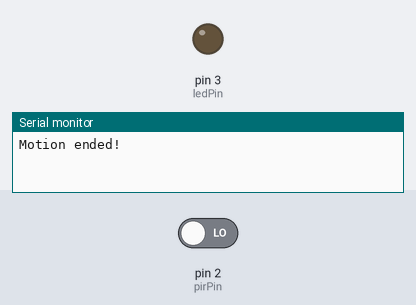
This sketch was run on a simulated Arduino Uno, built with avr-gcc and run on an emulated ATmega328P. Shown: output pins drawn as LEDs (lit = HIGH), the last lines printed to the serial monitor. Inputs (shaded band) come from the test bench; at power-on: pin 2 (pirPin) LOW.

Above: at 1.2 s.
1.3 s: pin 2 (pirPin) driven HIGH
At 1.9 s:
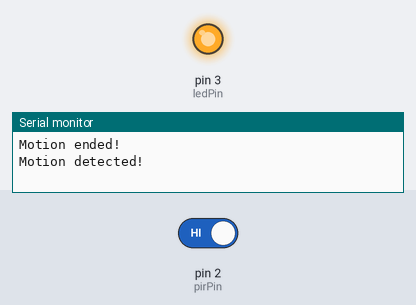
2.8 s: pin 2 (pirPin) driven LOW
At 3.1 s:
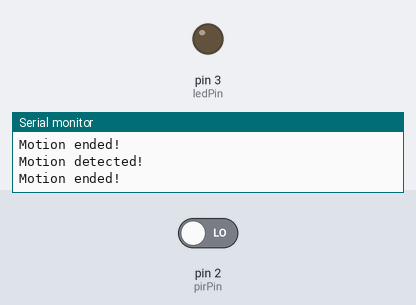
Timing chart, 0 to 5.8 s (numbered marks = the images above; inputs shaded):
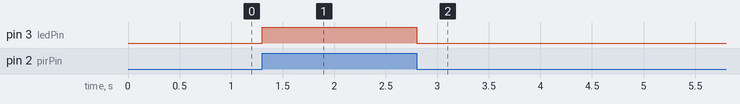

The sketch:

motion_detection_subsystem_teambruzz1.ino
```cpp
//Initalizes pins for all components
int ledPin = 3;
int pirPin = 2;
int pirState = LOW; //PIR              detection state
int val = 0; // Value of PIR Input

void setup()
{
  pinMode(ledPin, OUTPUT); //Sets LED to Output
  pinMode(pirPin,INPUT); //Sets PIR to Input data

  Serial.begin(9600);
}

void loop()
{
  val = digitalRead(pirPin);  // read input value
  if (val == HIGH) {            // check if the input is HIGH
    digitalWrite(ledPin, HIGH);  // turn LED ON
    if (pirState == HIGH) {

      Serial.println("Motion detected!"); //PIR sensor is detecting

      pirState = LOW; //Set to low so Statement is only printed once
    }
  } else {
    digitalWrite(ledPin, LOW); // turn LED OFF
    if (pirState == LOW){

      Serial.println("Motion ended!"); //PIR sensor has stopped detecting

      pirState = HIGH; //Set to high so statement is only printed once
    }
  }
}
```

Measured:
- after the input at 1.3 s, pin 3 (ledPin): LOW → HIGH at once
- after the input at 2.8 s, pin 3 (ledPin): HIGH → LOW at once
